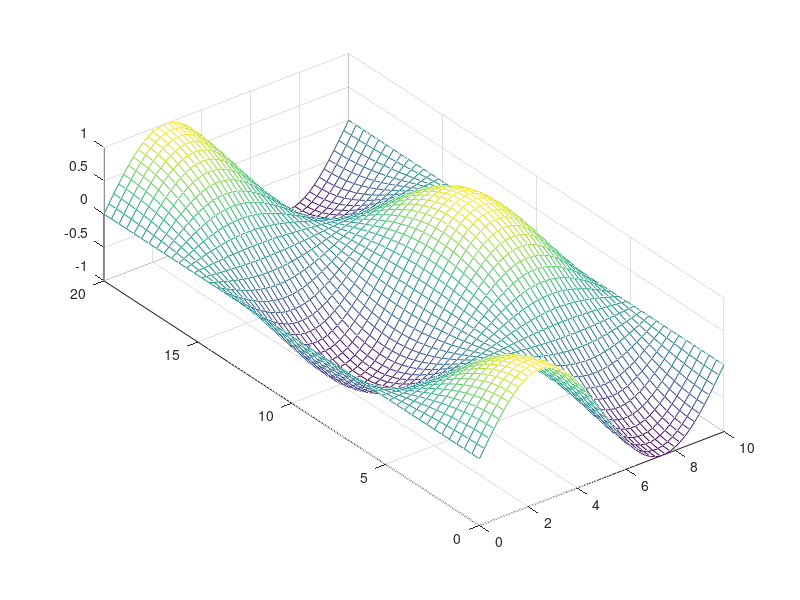

Write MATLAB code to recreate this figure. (Note: this script raises an error after producing the figure.)
clc
clear
close all

printfigure = 1;

Length_x = 10;  
Length_y = 20;  
Time = 200;   % Zetiraum
step_length_x = 0.2;
step_length_y = 0.4;
step_time = 5;
x = 0 : step_length_x : Length_x;
y = 0 : step_length_y : Length_y;
t = 0 : step_time : Time;
N_length_x = length(x);
N_length_y = length(y);
N_time = length(t);

k = 0.1;

f = zeros(N_length_x, N_length_y, N_time);  % Temperaturmatrix
for m = 1 : N_length_x
    for n = 1 : N_length_y
        f(m,n,1) = sin(x(m) / Length_x * 2 * pi) * cos(y(n) / Length_y * 2 * pi);
    end
end

[Y,X] = meshgrid(y,x);
mesh(X,Y,squeeze(f(:,:,1)));
caxis([-1 1])
pbaspect([1 Length_y/Length_x 0.5])
setmesh('Anfangsbedingung','$x$','$y$','$f$','T_2D_homo_fdm_inital_condition',printfigure)

A = (step_length_x ^ 2 * step_length_y ^ 2) / (step_length_x ^ 2 * step_length_y ^ 2 + 2 * k * step_time * (step_length_x ^ 2 + step_length_y ^ 2));
B = (k * step_time * step_length_x ^ 2) / (step_length_x ^ 2 * step_length_y ^ 2 + 2 * k * step_time * (step_length_x ^ 2 + step_length_y ^ 2));
C = (k * step_time * step_length_y ^ 2) / (step_length_x ^ 2 * step_length_y ^ 2 + 2 * k * step_time * (step_length_x ^ 2 + step_length_y ^ 2));

% H = speye(N_length_x * N_length_y * N_time);

index = @(m,n,l) (l-1) * N_length_x *N_length_y + (n-1) * N_length_x + m;

row = [];
colum = [];
value = [];
row_b = [];
colum_b = [];
value_b = [];

for m = 2 : N_length_x - 1
    for n = 2 : N_length_y - 1
        for l = 2 : N_time
            row = [row ; index(m,n,l); index(m,n,l); index(m,n,l); index(m,n,l); index(m,n,l); index(m,n,l)];
            colum = [colum; index(m,n,l); index(m,n,l-1); index(m,n-1,l); index(m,n+1,l); index(m-1,n,l); index(m+1,n,l)];
            value = [value; -1; A; B; B; C; C];
        end
    end
end

length_edge_x = [1, N_length_x];
for m = 1 : 2
    for n = 1 : N_length_y
        for l = 2 : N_time
            row = [row ; index(length_edge_x(m),n,l); index(length_edge_x(m),n,l)];
            colum = [colum; index(length_edge_x(m),n,l); index(length_edge_x(m)-sign(length_edge_x(m)-N_length_x/2),n,l)];
            value = [value; -1; 1];
        end
    end
end

length_edge_y = [1, N_length_y];
for m = 2 : N_length_x - 1
    for n = 1 : 2
        for l = 2 : N_time
            row = [row ; index(m,length_edge_y(n),l); index(m,length_edge_y(n),l)];
            colum = [colum; index(m,length_edge_y(n),l); index(m,length_edge_y(n)-sign(length_edge_y(n)-N_length_y/2),l)];
            value = [value; -1; 1];
        end
    end
end

for m = 1 : N_length_x
    for n = 1 : N_length_y
        row = [row ; index(m,n,1)];
        colum = [colum; index(m,n,1)];
        value = [value; 1];
        row_b = [row_b; index(m,n,1)];
        colum_b = [colum_b; 1];
        value_b = [value_b; f(m,n,1)];
    end
end

H = sparse(row,colum,value,N_length_x * N_length_y * N_time,N_length_x * N_length_y * N_time);
b = sparse(row_b,colum_b,value_b,N_length_x*N_length_y*N_time,1);

T = H\b;
for m = 1 : N_length_x
    for n = 1 : N_length_y
        for l = 2 : N_time
            f(m,n,l) = T(index(m,n,l));
        end
    end
end

figure
for n = 1 : N_time
    mesh(X,Y,squeeze(f(:,:,n)))
    zlim([-1.5 1.5])
    pbaspect([1 Length_y/Length_x 0.5])
    setmesh('Temperaturverteilung','$x$','$y$','$f$','T_2D_homo_fdm',0)
    set(gcf,'outerposition',get(0,'screensize'));
    txt = ['$t = ',num2str((n-1)*step_time),'$'];
    TEXT = text(8,0,0.6,txt,'FontSize',60);
    set(TEXT,'Interpreter','latex')
    caxis([-1 1])
    xticks(0:5:10)
    yticks(0:5:20)
    xticklabels({'0','5','10'})
    yticklabels({'0','5','10','15','20'})
    drawnow
    frame=getframe(gcf);
    imind=frame2im(frame);
    [imind,cm] = rgb2ind(imind,256);
    if printfigure == 1
        if n==1
             imwrite(imind,cm,'T_2D_homo_fdm.gif','gif', 'Loopcount',inf,'DelayTime',1e-6);
        else
             imwrite(imind,cm,'T_2D_homo_fdm.gif','gif','WriteMode','append','DelayTime',1e-6);
        end
    end
end

figure
for n = 1 : 6
    a = round((N_time - 1) / 5 * (n - 1)) + 1;
    mesh(X,Y,squeeze(f(:,:,a)))
    zlim([-1.5 1.5])
    pbaspect([1 Length_y/Length_x 0.5])
    set(gcf,'outerposition',get(0,'screensize'));
    txt = ['$t = ',num2str(t(a)),'$'];
    TEXT = text(8,0,0.6,txt,'FontSize',60);
    set(TEXT,'Interpreter','latex')
    caxis([-1 1])
    xticks(0:5:10)
    yticks(0:5:20)
    xticklabels({'0','5','10'})
    yticklabels({'0','5','10','15','20'})

    drawnow
    name = ['T_2D_homo_fdm_shot_',num2str(n)];
    setmesh('','$x$','$y$','$f$',name,printfigure)
end

close all
